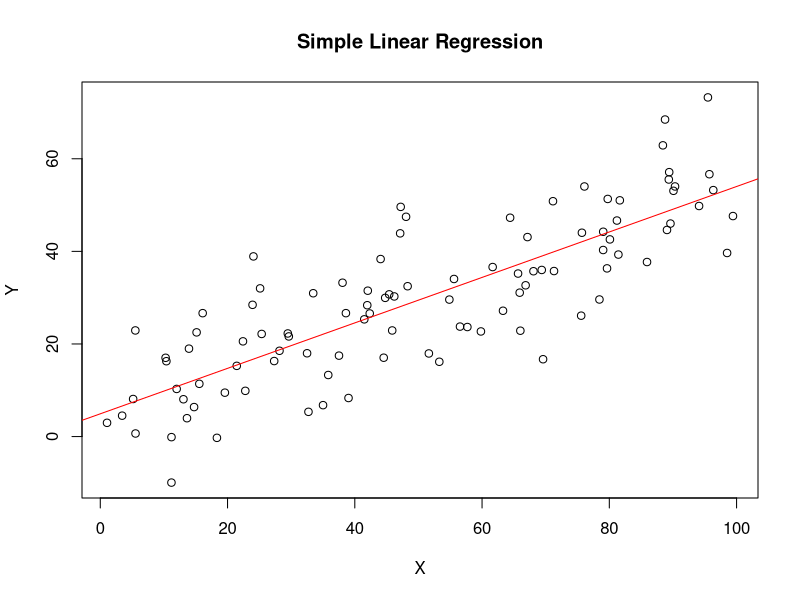
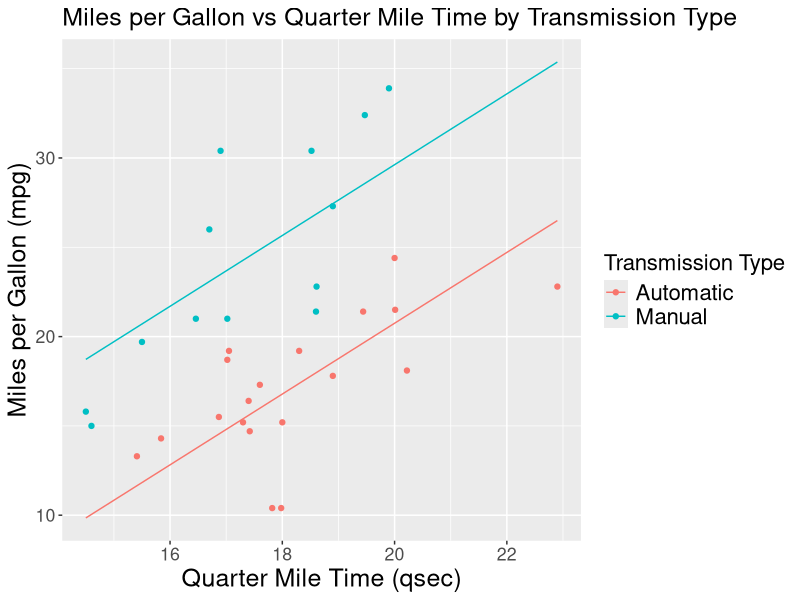
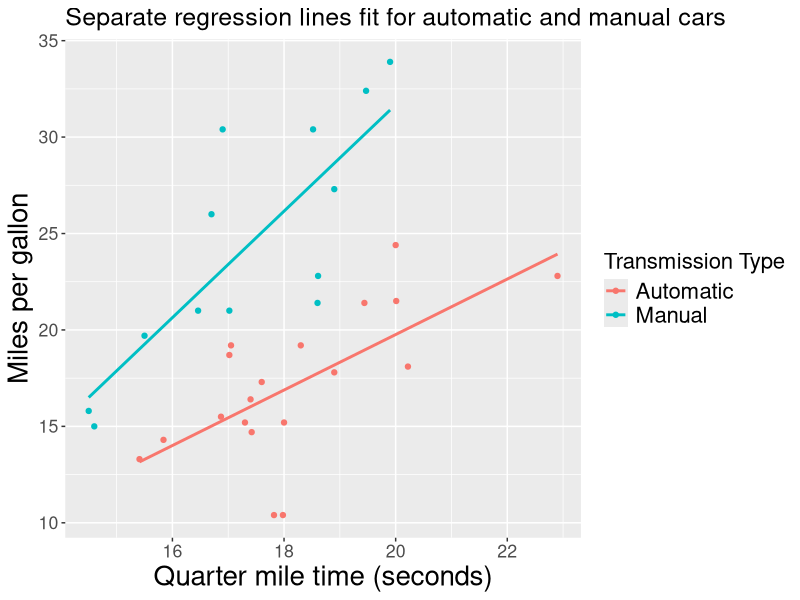
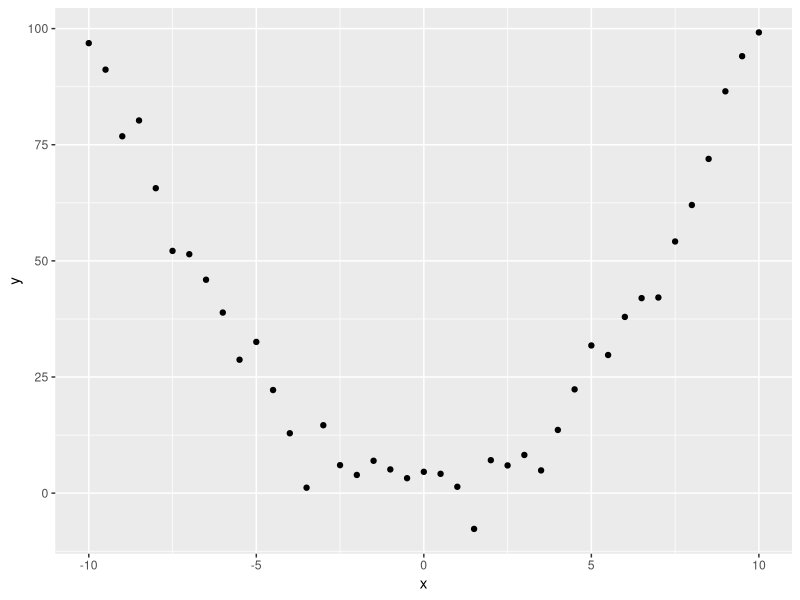
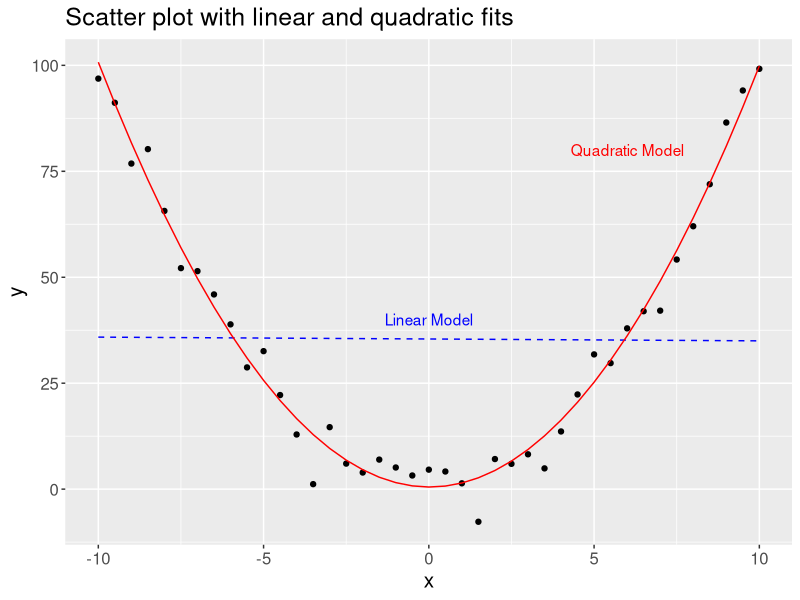
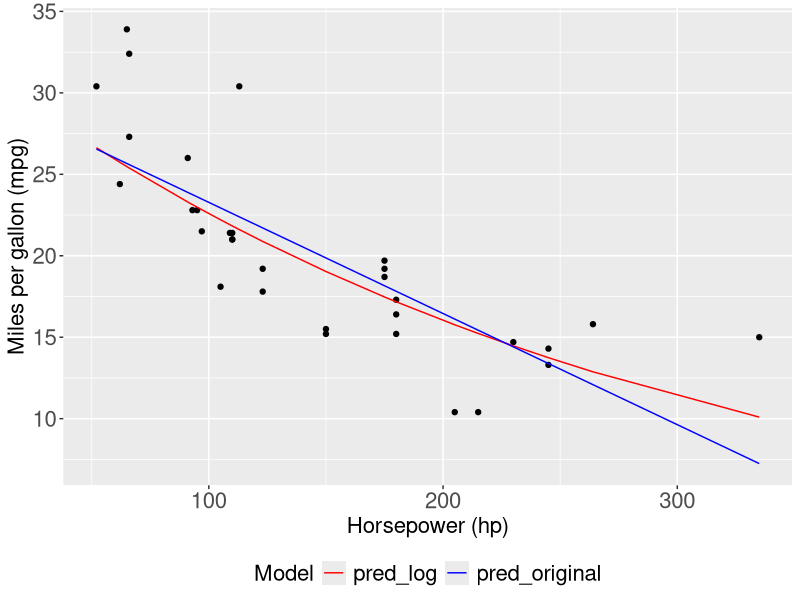

R code for these plots, in order: (Note: this script raises an error after producing the figures.)
###### Exercise 12.1 #######
# Set seed for reproducibility
set.seed(123)
# Generate independent variable X
X = runif(100, min = 1, max = 100) # 100 random uniform numbers between 1 and 100
# Generate some noise
noise = rnorm(100, mean = 0, sd = 10) # 100 random normal numbers with mean 0 and standard deviation 10
# Generate dependent variable Y
Y = 5 + 0.5 * X + noise 
# Combine X and Y into a data frame
data = data.frame(X, Y)

# Fit a simple linear regression model
model = lm(Y ~ X, data = data)
# Print the model summary
summary(model)

# Plot the data
plot(data$X, data$Y, main = "Simple Linear Regression", xlab = "X", ylab = "Y")
# Add the fitted regression line
abline(model, col = "red")



###### Exercise 12.2 #######
# Load the data
data(mtcars)

# Build the model
model = lm(mpg ~ cyl + hp + wt, data = mtcars)

# Print the summary of the model
summary(model)


###### Exercise 12.3 #######
# Create the dataset
set.seed(123)
x1 = rnorm(100)
x2 = -3 * x1 + rnorm(100)
y = 2 + x1 + x2 + rnorm(100)

df = data.frame(y = y, x1 = x1, x2 = x2)

# Single linear regression
single_reg = lm(y ~ x1, data = df)
summary(single_reg)

# Multiple linear regression
multi_reg = lm(y ~ x1 + x2, data = df)
summary(multi_reg)

###########
# Fit the model
model <- lm(mpg ~ qsec + am, data = mtcars)

# Display the summary of the model
summary(model)

# Convert am to categorical var
mtcars$am_cat = as.factor(mtcars$am)

# Fit the model
model <- lm(mpg ~ qsec + am_cat, data = mtcars)

# Display the summary of the model
summary(model)

# Load required library
library(ggplot2)

# Create new data frame for the predictions
newdata = data.frame(qsec = seq(min(mtcars$qsec), max(mtcars$qsec), length.out = 100),
                      am_cat = c(rep(0, 100), rep(1, 100)))
newdata$am_cat = as.factor(newdata$am_cat)

# Get predictions
newdata$mpg_pred = predict(model, newdata)

# Plot the data and the regression lines
ggplot(data = mtcars, aes(x = qsec, y = mpg, color = am_cat)) +
  geom_point() +
  geom_line(data = newdata, aes(y = mpg_pred)) +
  labs(title = "Miles per Gallon vs Quarter Mile Time by Transmission Type",
       x = "Quarter Mile Time (qsec)",
       y = "Miles per Gallon (mpg)",
       color = "Transmission Type") +
  scale_color_discrete(labels = c("Automatic", "Manual")) +
  theme(text = element_text(size = 16),  # Default text size
        title = element_text(size = 15),  # Title size
        axis.title = element_text(size = 18),  # Axis title size
        legend.title = element_text(size = 16),  # Legend title size
        legend.text = element_text(size = 16))  # Legend text size

# Adding interaction term
model_interaction <- lm(mpg ~ qsec * am_cat, data = mtcars)

# Print model summary
summary(model_interaction)

# Create scatter plot with two intersecting lines
ggplot(mtcars, aes(x = qsec, y = mpg, color = as.factor(am_cat))) +
  geom_point() +
  geom_smooth(method = "lm", se = FALSE) + # fit separate regression lines per group
  scale_color_discrete(name = "Transmission Type",
                       labels = c("Automatic", "Manual")) +
  labs(x = "Quarter mile time (seconds)",
       y = "Miles per gallon",
       title = "Separate regression lines fit for automatic and manual cars") +
  theme(text = element_text(size = 16),  
        title = element_text(size = 15), 
        axis.title = element_text(size = 20),
        legend.title = element_text(size = 16),
        legend.text = element_text(size = 16)) 


###### Exercise 12.4 #######
# Create a quadratic dataset
set.seed(1)
x = seq(-10, 10, by = 0.5)
y = x^2 + rnorm(length(x), sd = 5)

# Put it in a dataframe
df = data.frame(x = x, y = y)

# Plot the data
ggplot(df, aes(x = x, y = y)) + geom_point()

# Fit a linear model
lm1 <- lm(y ~ x, data = df)
summary(lm1)

# Fit a quadratic model
lm2 <- lm(y ~ x + I(x^2), data = df)
summary(lm2)

# Predicted values
df$linear_pred <- predict(lm1, newdata = df)
df$quadratic_pred <- predict(lm2, newdata = df)

# Plot the data and the models
ggplot(df, aes(x = x, y = y)) +
  geom_point() +
  geom_line(aes(y = linear_pred), color = "blue", linetype = "dashed") +
  geom_line(aes(y = quadratic_pred), color = "red") +
  labs(title = "Scatter plot with linear and quadratic fits",
       x = "x",
       y = "y") +
  theme(text = element_text(size = 15)) +
  scale_color_discrete(name = "Model",
                       labels = c("Linear Model", "Quadratic Model")) +
  annotate("text", x = 0, y = 40, label = "Linear Model", color = "blue") +
  annotate("text", x = 6, y = 80, label = "Quadratic Model", color = "red")

#############
# Fit the original model
model_original = lm(mpg ~ hp, data = mtcars)

# Fit the log-transformed model
mtcars$log_mpg = log(mtcars$mpg)
model_log = lm(log_mpg ~ hp, data = mtcars)

# Predictions from the original model
mtcars$pred_original = predict(model_original, newdata = mtcars)

# Predictions from the log-transformed model (back-transformed to the original scale using exp)
mtcars$pred_log = exp(predict(model_log, newdata = mtcars))

library(tidyr)
library(dplyr)

# Reshape data to long format
df_long <- mtcars %>%
  gather(key = "Model", value = "Prediction", pred_original, pred_log)

# Create plot
ggplot(df_long, aes(x = hp, y = mpg)) +
  geom_point(data = mtcars, aes(x = hp, y = mpg)) +
  geom_line(aes(y = Prediction, color = Model)) +
  labs(
    x = "Horsepower (hp)",
    y = "Miles per gallon (mpg)",
    color = "Model"
  ) +
  scale_color_manual(values = c("pred_original" = "blue", "pred_log" = "red")) +
  theme(
    legend.position = "bottom",
    text = element_text(size = 16),
    legend.title = element_text(size = 16),
    axis.text = element_text(size = 16),  # control the font size of axis labels
    legend.text = element_text(size = 16)  # control the font size of legend text
  )



###########
# Set seed for reproducibility
set.seed(123)

# Generate synthetic data
n = 100 # number of observations
x = runif(n, -10, 10) # predictors
beta0 = 2 # intercept
beta1 = 3 # slope
epsilon = rnorm(n, 0, 2) # random error term
y = beta0 + beta1*x + epsilon # response variable

# Design matrix X
X = cbind(1, x)

# Calculate beta using closed-form solution
beta_hat = solve(t(X) %*% X) %*% t(X) %*% y
print(beta_hat)

# Fit linear regression model for comparison
model = lm(y ~ x)
print(coef(model))

############
# install the package if not already installed
if(!require(car)) install.packages('car')

# load the package
library(car)

# fit a linear model
model = lm(mpg ~ hp + wt + disp, data = mtcars)

# calculate VIF
vif_values = vif(model)
print(vif_values)

##############
# Load library
library(lmtest)

# Fit a simple linear regression model on mtcars dataset
model = lm(mpg ~ wt + hp, data = mtcars)

# Perform a Breusch-Pagan test to formally check for heteroskedasticity
bptest(model)


###### Exercise 12.5 #######
# install the package if not already installed
if(!require(glmnet)) install.packages('glmnet')
library(glmnet)

# Prepare data
data(mtcars)
X = as.matrix(mtcars[, -1]) # predictors
y = mtcars[, 1] # response

# Fit ridge regression model
set.seed(123) # for reproducibility
ridge_model = glmnet(X, y, alpha = 0)

# Use cross-validation to find the optimal lambda
cv_ridge = cv.glmnet(X, y, alpha = 0)
best_lambda = cv_ridge$lambda.min
best_lambda

# Fit a new ridge regression model using the optimal lambda
opt_ridge_model = glmnet(X, y, alpha = 0, lambda = best_lambda)

# Get coefficients
ridge_coefs = coef(opt_ridge_model)[-1]  # remove intercept
ridge_coefs

# Ordinary least squares regression
ols_model = lm(mpg ~ ., data = mtcars)

# Get coefficients
ols_coefs = coef(ols_model)[-1] # remove intercept
ols_coefs

# Plot
plot(1:length(ols_coefs), ols_coefs, type="b", col="blue", pch=19, xlab="Coefficient", ylab="Value", ylim=c(min(ols_coefs, ridge_coefs), max(ols_coefs, ridge_coefs)))
lines(1:length(ridge_coefs), ridge_coefs, type="b", col="red", pch=19)
legend("bottomright", legend=c("OLS", "Ridge"), col=c("blue", "red"), pch=19)

##########
lasso_model = glmnet(X, y, alpha = 1)

# Use cross-validation to find the optimal lambda
cv_lasso = cv.glmnet(X, y, alpha = 1)
best_lambda = cv_lasso$lambda.min
best_lambda

# Fit a new lasso regression model using the optimal lambda
opt_lasso_model = glmnet(X, y, alpha = 1, lambda = best_lambda)

# Get coefficients
lasso_coefs = coef(opt_lasso_model)[-1]  # remove intercept
lasso_coefs

# Plot
plot(1:length(ols_coefs), ols_coefs, type="b", col="blue", pch=19, xlab="Coefficient", ylab="Value", ylim=c(min(ols_coefs, ridge_coefs), max(ols_coefs, ridge_coefs)))
lines(1:length(ridge_coefs), ridge_coefs, type="b", col="red", pch=19)
lines(1:length(lasso_coefs), lasso_coefs, type="b", col="green", pch=19)
legend("bottomright", legend=c("OLS", "Ridge", "Lasso"), col=c("blue", "red", "green"), pch=19)



